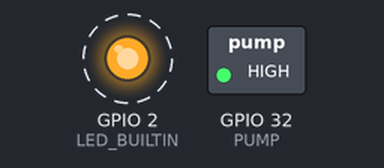
The sketch below on a simulated ESP32. On the bench: switched loads named in the sketch (green lamp = pin HIGH), output pins drawn as LEDs (lit = HIGH). Dashed ring = blinking.

Above: at 1.5 s.
Timing chart, 0 to 5.6 s (numbered marks = the images above):
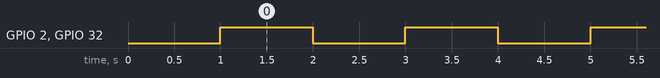

Measured:
- by itself, GPIO 2 (LED_BUILTIN), GPIO 32 (PUMP): alternates HIGH for 1.0 s and LOW for 1.0 s

The sketch:

pump_test.ino
```cpp
#define PUMP 32
#define LED_BUILTIN 2


// the setup function runs once when you press reset or power the board
void setup() {
  // initialize digital pin PUMP as an output.
  pinMode(PUMP, OUTPUT);
  pinMode(LED_BUILTIN, OUTPUT);
  delay(1000);
}

// the loop function runs over and over again forever
void loop() {
  digitalWrite(PUMP, HIGH);   // turn the LED on (HIGH is the voltage level)
  digitalWrite(LED_BUILTIN, HIGH);   // turn the LED on (HIGH is the voltage level)

  delay(1000);                       // wait for a second
  digitalWrite(PUMP, LOW);    // turn the LED off by making the voltage LOW
  digitalWrite(LED_BUILTIN, LOW);   // turn the LED on (HIGH is the voltage level)
  delay(1000);                       // wait for a second
}
```
